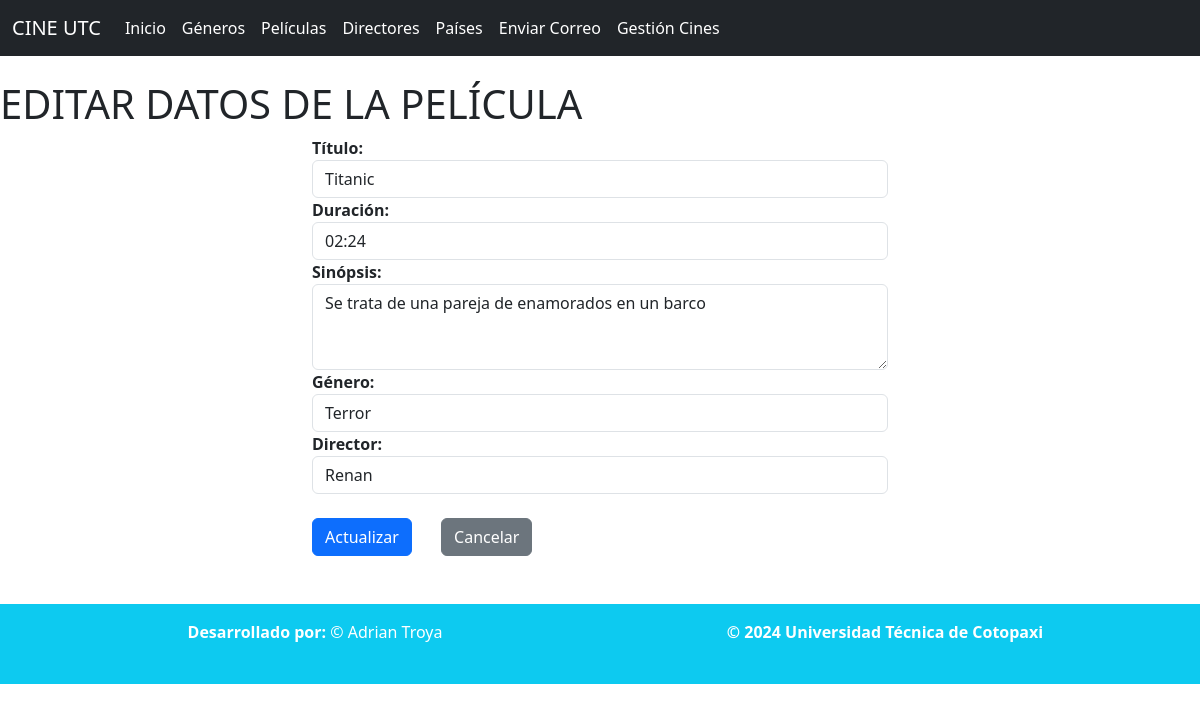
The page /editarPelicula/2/ on the database its author committed.
### Aplicaciones/Cartelera/models.py (models this page shows, shortened)
class Pelicula(models.Model):
    id=models.AutoField(primary_key=True)
    titulo=models.CharField(max_length=250)
    duracion=models.TimeField(null=True)
    sinopsis=models.TextField()
    genero=models.ForeignKey(Genero, on_delete=models.CASCADE) #llamando a la clave primaria de Género y traba con funcion casacada
    director=models.ForeignKey(Director, on_delete=models.CASCADE) #llamamos a la calve primaria de Director y traba con funcion casacada.

class Genero(models.Model):
    nombre = models.CharField(max_length=100)
    descripcion = models.TextField()
    estado = models.BooleanField(default=True)
    foto = models.ImageField(upload_to='generos/fotos/', blank=True, null=True)

class Director(models.Model):
    id=models.AutoField(primary_key=True)
    dni = models.CharField(max_length=20)
    apellido = models.CharField(max_length=50)
    nombre = models.CharField(max_length=50)
    gmail = models.EmailField(max_length=254, blank=True, null=True)  # Nuevo campo
    estado = models.BooleanField(default=True)
    portada = models.ImageField(upload_to='directores/', blank=True, null=True)

### Aplicaciones/Cartelera/views.py (the view)
# urls.py: path('editarPelicula/<int:id>/', views.editarPelicula, name='editarPelicula'),
def editarPelicula(request, id):
    peliculaEditar = get_object_or_404(Pelicula, id=id)
    generos = Genero.objects.all()
    directores = Director.objects.all()
    return render(request, 'editarPelicula.html', {'peliculaEditar': peliculaEditar, 'generos': generos, 'directores': directores})

### Aplicaciones/Cartelera/templates/editarPelicula.html (shortened to what this page needs)
{% extends "./plantilla.html" %}
{% block body %}
<br>
<h1>EDITAR DATOS DE LA PELÍCULA</h1>
<div class="container-fluid">
    <div class="row justify-content-center">
        <div class="col-md-6">
            <form id="frm_editar_pelicula" action="{% url 'procesoActualizarPelicula' peliculaEditar.id %}" method="post">
                <div class="form-group">
                    <label for="titulo"><b>Título:</b></label>
                    <input type="text" name="titulo" class="form-control" id="titulo" value="{{ peliculaEditar.titulo }}" required>
                </div>
                <div class="form-group">
                    <label for="duracion"><b>Duración:</b></label>
                    <input type="text" name="duracion" class="form-control" id="duracion" value="{{ peliculaEditar.duracion }}" required>
                </div>
                <div class="form-group">
                    <label for="sinopsis"><b>Sinópsis:</b></label>
                    <textarea name="sinopsis" id="sinopsis" class="form-control" rows="3" required>{{ peliculaEditar.sinopsis }}</textarea>
                </div>
                <div class="form-group">
                    <label for="genero"><b>Género:</b></label>
                    <select name="genero" id="genero" class="form-control">
                        {% for genero in generos %}
                        <option value="{{ genero.id }}" {% if genero.id == peliculaEditar.genero.id %}selected{% endif %}>{{ genero.nombre }}</option>
                        {% endfor %}
                    </select>
                </div>
                <div class="form-group">
                    <label for="director"><b>Director:</b></label>
                    <select name="director" id="director" class="form-control">
                        {% for director in directores %}
                        <option value="{{ director.id }}" {% if director.id == peliculaEditar.director.id %}selected{% endif %}>{{ director.nombre }}</option>
                        {% endfor %}
                    </select>
                </div>
                <br>
                <button type="submit" class="btn btn-primary">Actualizar</button>
                <a href="{% url 'listadoPeliculas' %}" class="btn btn-secondary">Cancelar</a>
            </form>
        </div>
    </div>
</div>
{% endblock %}

### rows shown on the page
Pelicula: titulo "Titanic", duracion "02:24", sinopsis "Se trata de una pareja de enamorados en un barco", genero "Terror", director "Renan"
